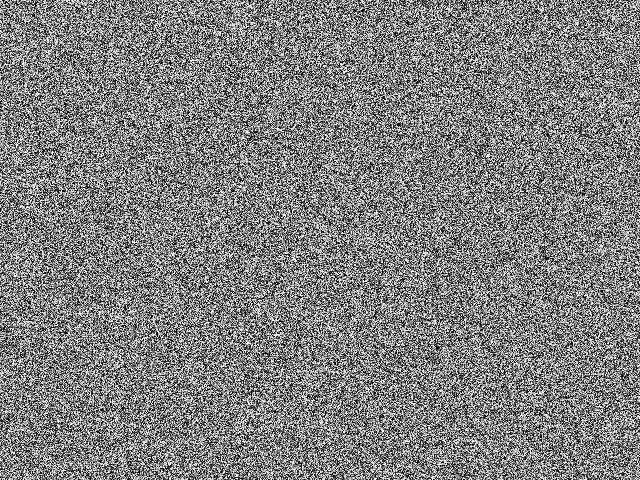
//> input picture test.png, 640 x 480 px, given in place of the camera
$ ./5.Motion_detect   (built with g++ and OpenCV 4)
//> lines starting //> are read from the running program, lines starting //| are printed output that depends on the picture; after the words box and inside, x2 and y2 are one past the last pixel; in counts of white or black regions, pixels touching at a corner belong together
#include <opencv2/imgproc.hpp>
#include <opencv2/opencv.hpp>
#include <opencv2/imgcodecs.hpp>
#include <opencv2/highgui.hpp>

// using namespace cv;
using namespace std;

int
main() {
  cv::VideoCapture cap(0);
  if(!cap.isOpened()) {
    printf("ERROR: khong the mo camera\r\n");
    return -1;
  }
  while(1) {
    /*-------- Mo anh goc --------------------------*/
    cv::Mat image, image2;
    cap >> image;
//> image is the input picture: 480 rows x 640 cols, CV_8UC3; min 0, max 255, mean 127.6
    if(image.empty()) {
      printf("Hinh bi loi\r\n");
      return -1;
    }
    cap >> image2;
    if(image2.empty()) {
      printf("Hinh bi loi\r\n");
      return -1;
    }
    cv::namedWindow("Anh goc", cv::WINDOW_NORMAL);
    cv::resizeWindow("Anh goc", 300, 300);
    cv::imshow("Anh goc", image2);
    /*--------- Chuyen ve thang xam ------------------*/
    cv::Mat image_gray, image_gray2;
    cv::cvtColor(image, image_gray, cv::COLOR_BGR2GRAY);
    cv::cvtColor(image2, image_gray2, cv::COLOR_BGR2GRAY);
    cv::namedWindow("Anh GRAY", cv::WINDOW_NORMAL);
    cv::resizeWindow("Anh GRAY", 300, 300);
    cv::imshow("Anh GRAY", image_gray2);
    /*--------- Chuyen ve muc nguong ----------------*/
    cv::Mat image_result, image_result2;
    // Cac kieu chuyen doi nguong
    // 0: Binary, 1: Binary dao (inverted), 2: Cat ngon (Truncate),
    // 3: To Zero, 4: To Zero inverted
    int threshold_value = 70;
    int max_value = 255;
    int threshold_type = 0;
    cv::threshold(image_gray, image_result, threshold_value, max_value, threshold_type);
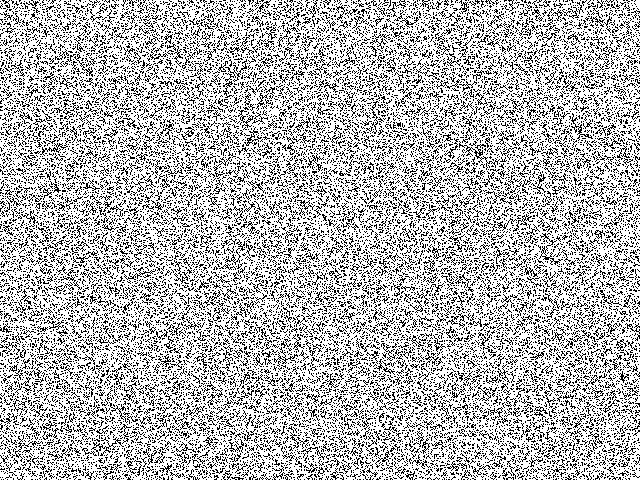
//> image_result: 480 rows x 640 cols, CV_8UC1; 72.4% white; black in thin lines or dots
    cv::threshold(image_gray2, image_result2, threshold_value, max_value, threshold_type);
    /*--------- So sanh 2 khung hinh ----------------*/
    cv::Mat diff;
    cv::absdiff(image_result, image_result2, diff);
//> diff: 480 rows x 640 cols, CV_8UC1; every value is 0
    cv::namedWindow("Anh Diff", cv::WINDOW_NORMAL);
    cv::resizeWindow("Anh Diff", 300, 300);
    cv::imshow("Anh Diff", diff);
    /*--------- Loc bo hat nhieu trang --------------*/
    cv::Mat diff_erode;
    // Erode box
    cv::Mat box_erode = cv::getStructuringElement(cv::MORPH_RECT, cv::Size(2, 2));
    cv::erode(diff, diff_erode, box_erode);
    cv::namedWindow("Anh Erode", cv::WINDOW_NORMAL);
    cv::resizeWindow("Anh Erode", 300, 300);
    cv::imshow("Anh Erode", diff_erode);
    /*---- Tinh tri trung binh va do lech chuan -----*/
    cv::Scalar mean_diff, stddev_diff;
    cv::meanStdDev(diff, mean_diff, stddev_diff);
//> mean_diff = Scalar(0); stddev_diff = Scalar(0)
    cv::Scalar mean_erode, stddev_erode;
    cv::meanStdDev(diff_erode, mean_erode, stddev_erode);
//> mean_erode = Scalar(0); stddev_erode = Scalar(0)
    printf("[Diff] Mean = %.3f. Standard deviation = %.3f\r\n", mean_diff.val[0], stddev_diff.val[0]);
//| [Diff] Mean = 0.000. Standard deviation = 0.000
    printf("[Erode] Mean = %.3f. Standard deviation = %.3f\r\n", mean_erode.val[0], stddev_erode.val[0]);
//| [Erode] Mean = 0.000. Standard deviation = 0.000
    /*-- So sanh do lech chuan de xac dinh motion ---*/
    if(stddev_erode.val[0] > 5) {
      printf("[ALERT] MOTION DETECTED!\r\n");
    }
    /*-----------------------------------------------*/
    cv::waitKey(1);
  }
  cv::destroyAllWindows();
  return 0;
}

$ run again, on Architektur.png
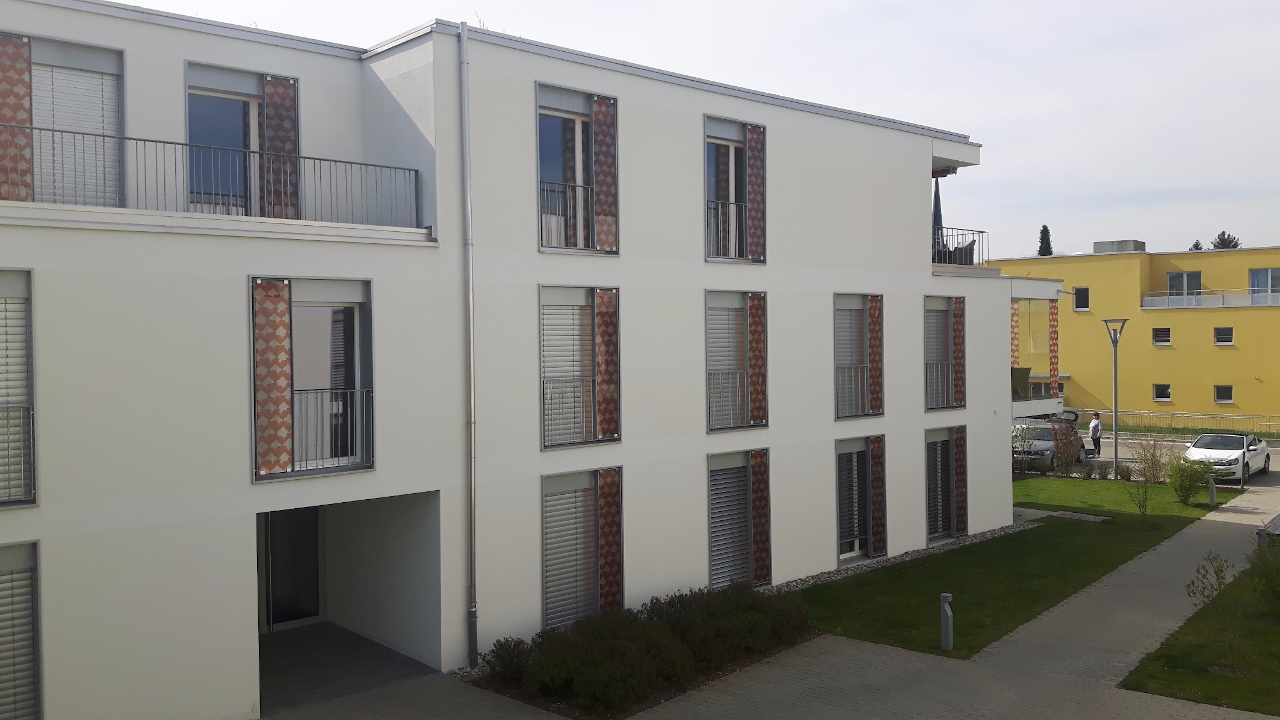
//> input picture Architektur.png, 1280 x 720 px, given in place of the camera
//> image is the input picture: 720 rows x 1280 cols, CV_8UC3; mean B, G, R 130.4, 135.8, 137.4
//> `cv::cvtColor(image, image_gray, cv::COLOR_BGR2GRAY);`:
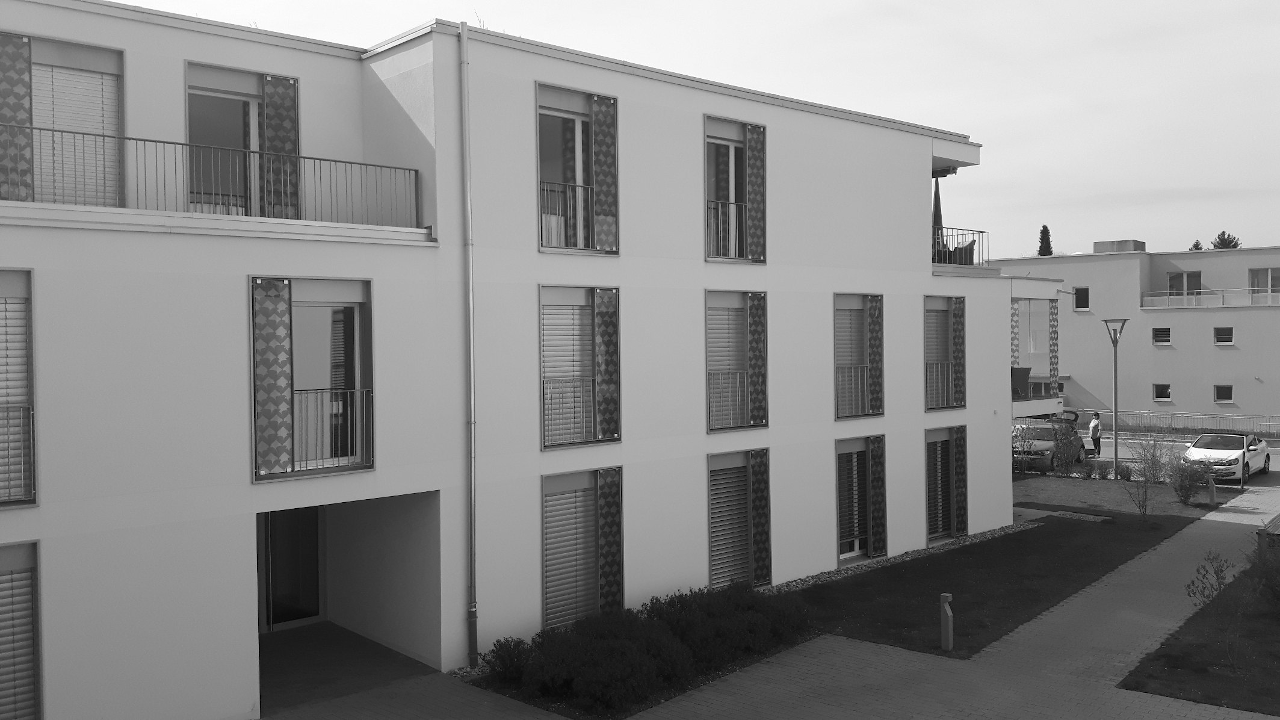
//> image_gray: 720 rows x 1280 cols, CV_8UC1; min 0, max 255, mean 135.7
//> `cv::threshold(image_gray, image_result, threshold_value, max_value, th..`:
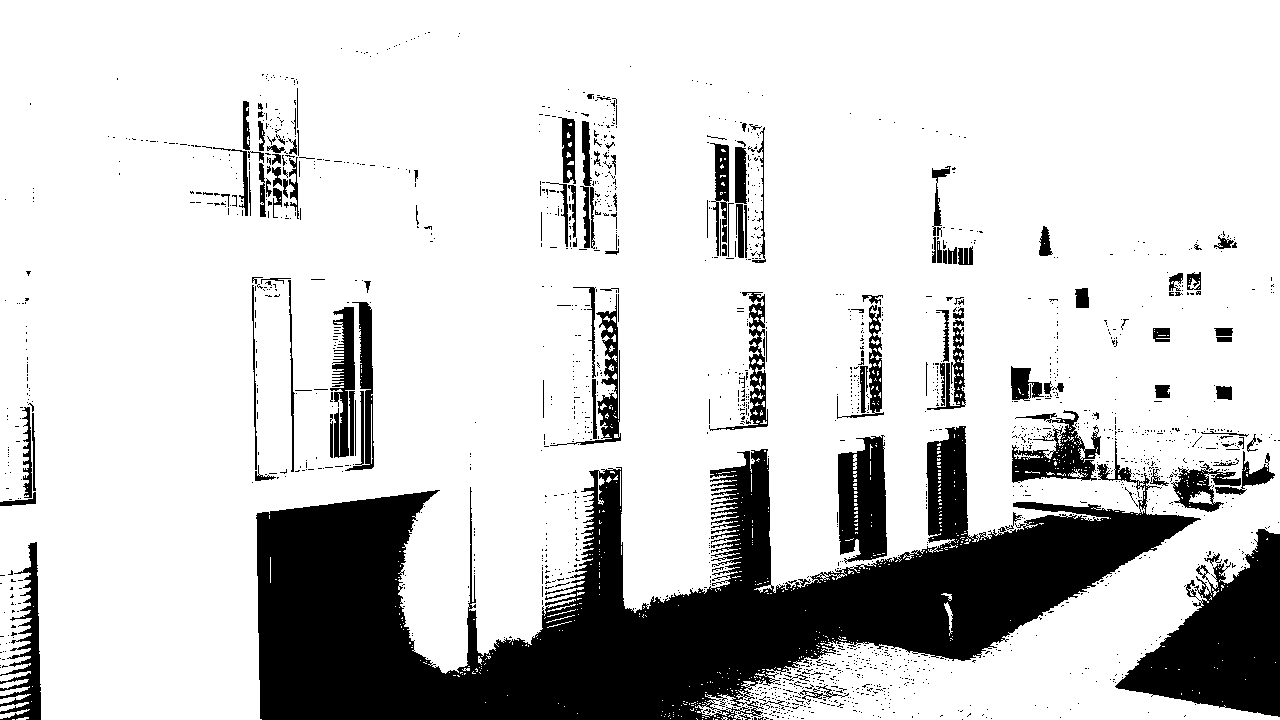
//> image_result: 720 rows x 1280 cols, CV_8UC1; 81% white; 1803 black regions (1660 under 20 px), largest, box (x1, y1, x2, y2) and area: (256, 426, 1201, 720) 117122, (1115, 529, 1280, 717) 16133, (838, 435, 887, 564) 4899
//> diff: 720 rows x 1280 cols, CV_8UC1; every value is 0
//> mean_diff = Scalar(0)
//| [Diff] Mean = 0.000. Standard deviation = 0.000
//| [Erode] Mean = 0.000. Standard deviation = 0.000
